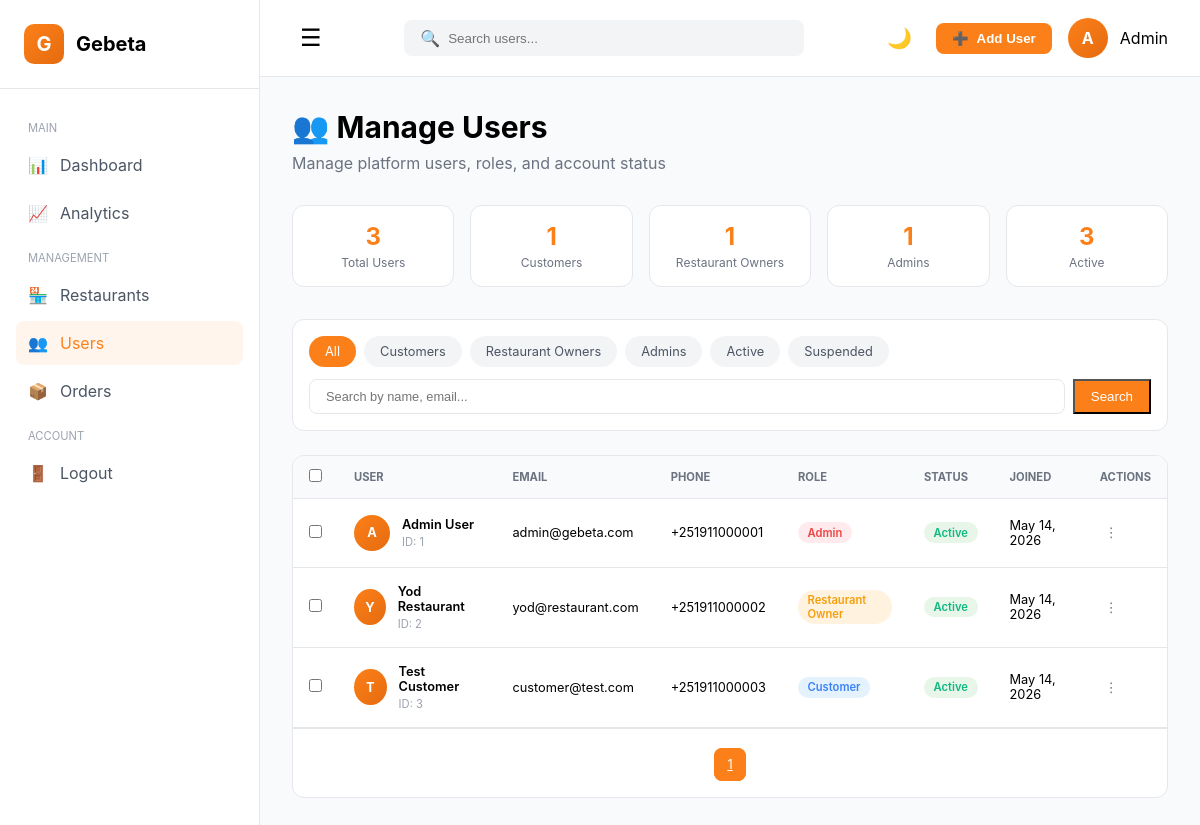
The page /admin/users.php (signed in) on the database as committed earlier.
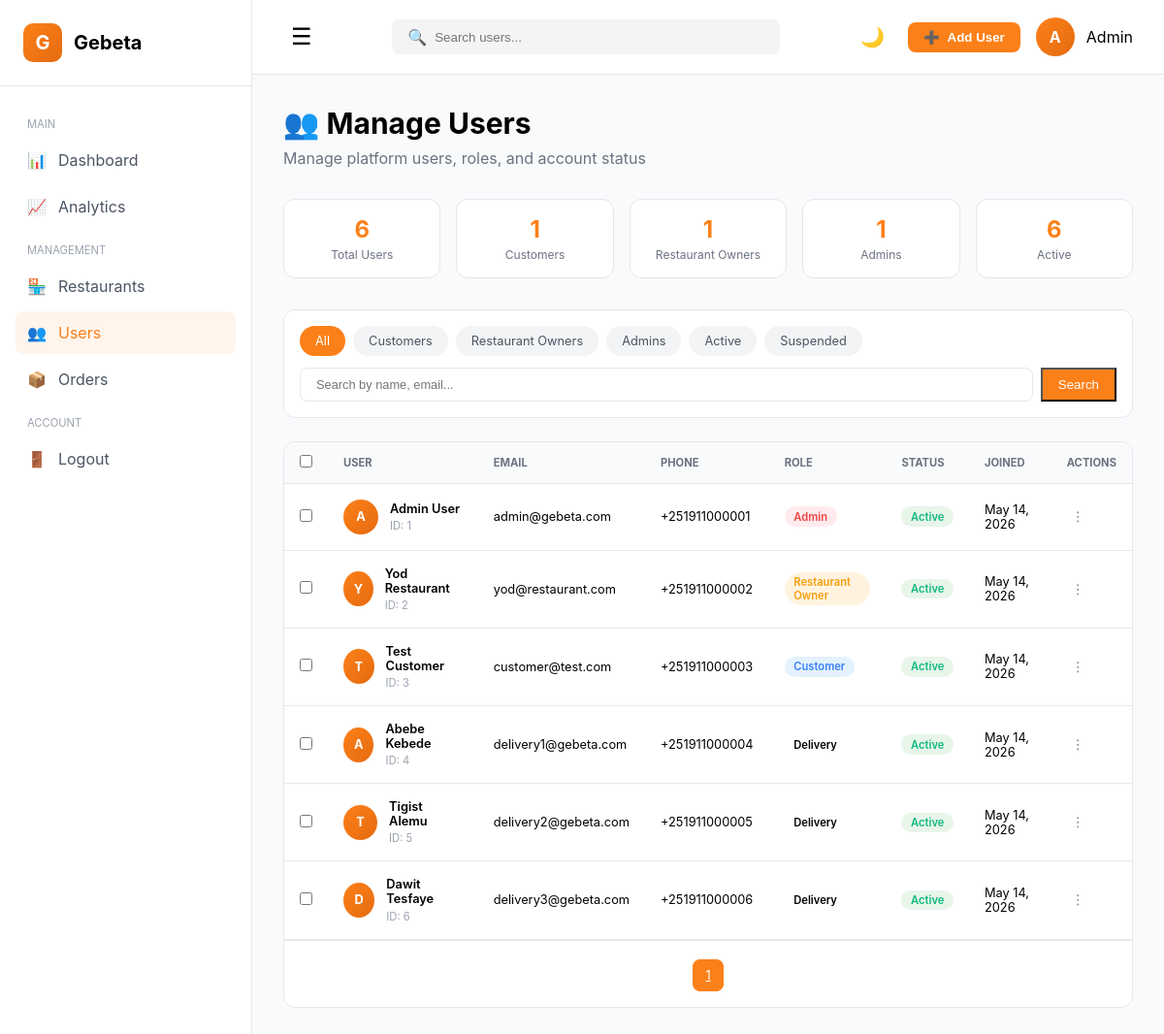
The same page on the database as committed later.
### tables this page shows
CREATE TABLE users (
    id INT PRIMARY KEY AUTO_INCREMENT,
    name VARCHAR(100) NOT NULL,
    email VARCHAR(100) UNIQUE NOT NULL,
    phone VARCHAR(20) UNIQUE NOT NULL,
    password VARCHAR(255) NOT NULL,
    role ENUM('customer', 'restaurant', 'admin', 'delivery') DEFAULT 'customer',
    status ENUM('active', 'suspended') DEFAULT 'active',
    latitude DECIMAL(10,8) DEFAULT NULL,
    longitude DECIMAL(11,8) DEFAULT NULL,
    location_name VARCHAR(255) DEFAULT NULL,
    location_updated_at TIMESTAMP DEFAULT CURRENT_TIMESTAMP ON UPDATE CURRENT_TIMESTAMP,
    created_at TIMESTAMP DEFAULT CURRENT_TIMESTAMP
);

### admin/users.php (the view, shortened to what the changed rows need)
<?php
require_once __DIR__ . '/../includes/db.php';
$filter = $_GET['filter'] ?? 'all';
$search = $_GET['search'] ?? '';
$page = isset($_GET['page']) ? (int)$_GET['page'] : 1;
$limit = 10;
$offset = ($page - 1) * $limit;
$query = 'SELECT id, name, email, phone, role, status, created_at FROM users WHERE 1=1';
$countQuery = 'SELECT COUNT(*) FROM users WHERE 1=1';
$params = [];
$query .= ' ORDER BY created_at DESC LIMIT :limit OFFSET :offset';
$stmt = $pdo->prepare($countQuery);
$stmt->execute($params);
$totalUsers = $stmt->fetchColumn();
$totalPages = ceil($totalUsers / $limit);
$stmt = $pdo->prepare($query);
$stmt->bindValue(':limit', $limit, PDO::PARAM_INT);
$stmt->bindValue(':offset', $offset, PDO::PARAM_INT);
$stmt->execute();
$users = $stmt->fetchAll(PDO::FETCH_ASSOC);
$stmt = $pdo->query("SELECT COUNT(*) FROM users WHERE status = 'active'");
$activeUsers = $stmt->fetchColumn();
$stmt = $pdo->query("SELECT COUNT(*) FROM users");
$totalAll = $stmt->fetchColumn();
?>
<!DOCTYPE html>
<html lang="en">
<head>
</head>
<body id="adminThemeRoot">
    <div class="admin-container">
        <main class="main-content" id="mainContent">
            <div class="content-area">
                <h1 class="page-title">👥 Manage Users</h1>
                <div class="stats-grid">
                    <div class="stat-card"><div class="stat-value"><?= $totalAll ?></div><div class="stat-label">Total Users</div></div>
                    <div class="stat-card"><div class="stat-value"><?= $activeUsers ?></div><div class="stat-label">Active</div></div>
                </div>
                <div class="data-table-container">
                    <?php if (empty($users)): ?>
                        <div class="empty-state">No users found</div>
                    <?php else: ?>
                        <table class="data-table">
                            <thead>
                                <tr>
                                    <th class="checkbox-cell"><input type="checkbox" id="selectAll" onchange="toggleSelectAll(this)"></th>
                                    <th>User</th>
                                    <th>Email</th>
                                    <th>Phone</th>
                                    <th>Role</th>
                                    <th>Status</th>
                                    <th>Joined</th>
                                    <th>Actions</th>
                                </tr>
                            </thead>
                            <tbody id="usersTableBody">
                                <?php foreach ($users as $user): ?>
                                <tr id="user-row-<?= $user['id'] ?>">
                                    <td class="checkbox-cell"><input type="checkbox" class="row-checkbox" value="<?= $user['id'] ?>" onchange="updateBulkActions()"></td>
                                    <td>
                                        <div class="user-info">
                                            <div class="user-avatar-sm"><?= strtoupper(substr($user['name'], 0, 1)) ?></div>
                                            <div>
                                                <div class="user-name"><?= htmlspecialchars($user['name']) ?></div>
                                                <div class="user-id">ID: <?= $user['id'] ?></div>
                                            </div>
                                        </div>
                                    </td>
                                    <td><?= htmlspecialchars($user['email']) ?></td>
                                    <td><?= htmlspecialchars($user['phone'] ?? 'N/A') ?></td>
                                    <td><span class="role-badge <?= $user['role'] ?>"><?= $user['role'] === 'restaurant' ? 'Restaurant Owner' : ucfirst($user['role']) ?></span></td>
                                    <td><span class="status-badge <?= $user['status'] ?>"><?= ucfirst($user['status']) ?></span></td>
                                    <td><?= date('M d, Y', strtotime($user['created_at'])) ?></td>
                                    <td>
                                        <div class="action-menu">
                                            <button class="action-btn" onclick="toggleActionMenu(this)">⋮</button>
                                        </div>
                                    </td>
                                </tr>
                                <?php endforeach; ?>
                            </tbody>
                        </table>
                        <div class="pagination">
                            <div class="page-numbers">
                                <?php for($i = 1; $i <= min(5, $totalPages); $i++): ?>
                                    <a href="?page=<?= $i ?>&filter=<?= $filter ?>&search=<?= urlencode($search) ?>" class="page-number <?= $i === $page ? 'active' : '' ?>"><?= $i ?></a>
                                <?php endfor; ?>
                            </div>
                        </div>
                    <?php endif; ?>
                </div>
            </div>
        </main>
    </div>
</body>
</html>

Rows that differ between the two databases and show on the page:
added users: name "A", name "Abebe Kebede", id "4", email "delivery1@gebeta.com", phone "+251911000004", role "Delivery", status "Active", created_at "May 14, 2026"
added users: name "T", name "Tigist Alemu", id "5", email "delivery2@gebeta.com", phone "+251911000005", role "Delivery", status "Active", created_at "May 14, 2026"
added users: name "D", name "Dawit Tesfaye", id "6", email "delivery3@gebeta.com", phone "+251911000006", role "Delivery", status "Active", created_at "May 14, 2026"
Other text that changed with them:
$totalAll: "3" → "6"
$activeUsers: "3" → "6"
